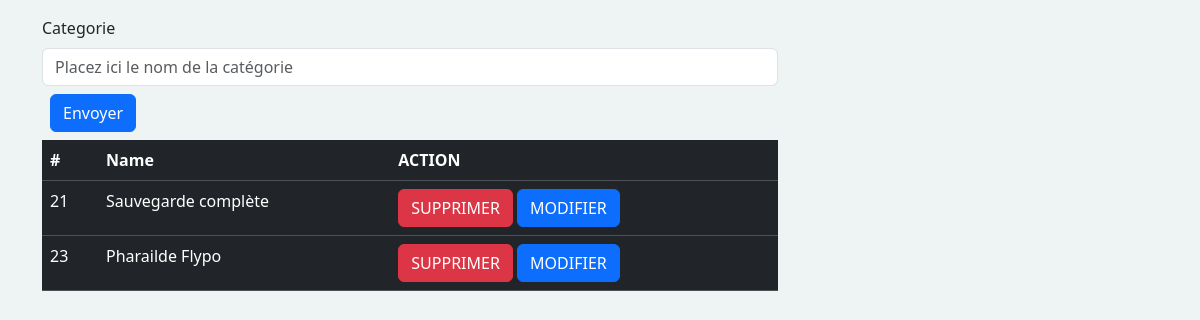
Page /category_list.php on the earlier database version.
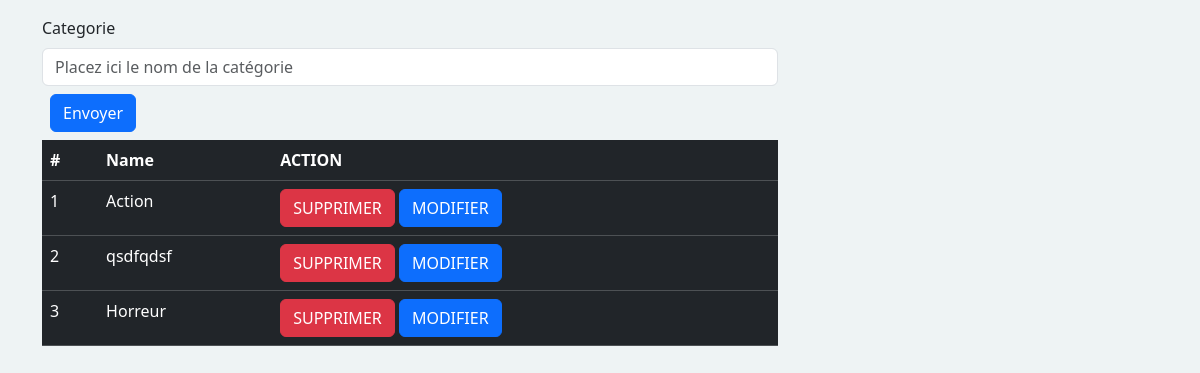
Same page on the later database version.
### tables this page shows
CREATE TABLE `category` (
  `id` int NOT NULL AUTO_INCREMENT,
  `name` varchar(255) NOT NULL,
  PRIMARY KEY (`id`)
);

### category_list.php (the view, shortened to what this page needs)
<?php
require_once('connexion.php');
$query = $db->query('select * from category');
$categories = $query->fetchAll(PDO::FETCH_ASSOC);
?>
<!DOCTYPE html>
<html lang="en">
<head>
    <link rel="stylesheet" href="node_modules/bootstrap/dist/css/bootstrap.min.css">
    <link rel="stylesheet" href="https://cdnjs.cloudflare.com/ajax/libs/font-awesome/4.7.0/css/font-awesome.min.css">
    <link rel="stylesheet" href="style.css">
</head>
<body>
<div class="container">
        <div class="row">
            <div class="col-8 mt-3">
            <?php require_once('category.php');?>
    <table class="table table-dark">
        <tr>
            <th>#</th>
            <th>Name</th>
            <th>ACTION</th>
        </tr>
    <?php foreach($categories as $category): ?>
        <tr>
            <td><?= $category['id'] ?></td>
            <td><?= $category['name'] ?></td>
            <td>
                <a onclick="return confirm('Voulez-vous vraiment supprimer cet élement ?')"
                href="category_remove.php?id=<?= $category['id'] ?>" class="btn btn-danger">SUPPRIMER</a>
                <a href="category.php?id=<?= $category['id'] ?>" class="btn btn-primary">MODIFIER</a>
            </td>
        </tr>
    <?php endforeach; ?>
    </table>
            </div></div></div>
</body>
</html>

### category.php (shortened to what this page needs)
<?php
require_once('connexion.php');
$id = $_GET['id'] ?? null;
$category = null;
if ($id != null) {
    $query = $db->query('select * from category where id=' . $id);
    $category = $query->fetch(PDO::FETCH_ASSOC);
    $url = '?id=' . $id;
} else {
    $url = '';
}
?>
<!DOCTYPE html>
<html lang="en">
<head>
</head>
<body>
    <form action="category_save.php<?= $url ?>" method="post">
        <div>
            <div class="mb-3">
                <label for="Category" class="form-label">Categorie</label>
                <input type="text" class="form-control" value="<?= $category['name'] ?? '' ?>" id="Category" name="name" placeholder="Placez ici le nom de la catégorie">
                <div>
                    <input type="submit" class="btn btn-primary m-2" value="Envoyer">
                </div>
    </form>
</body>
</html>

### style.css (style rules this page uses)
body { background-color: #eef3f4; }

Differences in the rows shown:
removed category: id "21", name "Sauvegarde complète"
removed category: id "23", name "Pharailde Flypo"
added category: id "1", name "Action"
added category: id "2", name "qsdfqdsf"
added category: id "3", name "Horreur"
